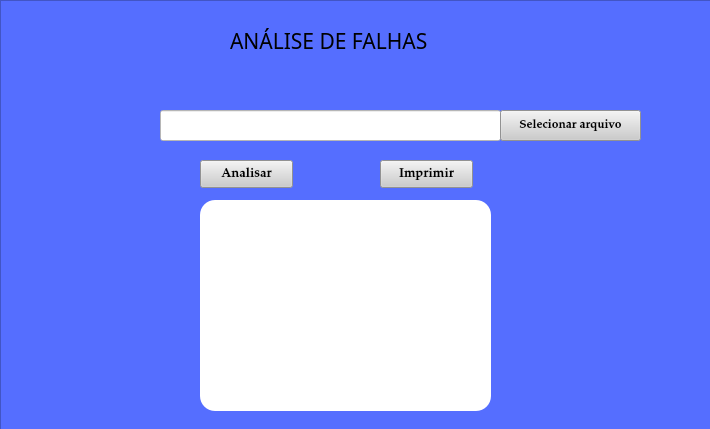
<?xml version="1.0" encoding="UTF-8"?>
<ui version="4.0">
 <class>MainWindow</class>
 <widget class="QMainWindow" name="MainWindow">
  <property name="geometry">
   <rect>
    <x>0</x>
    <y>0</y>
    <width>710</width>
    <height>429</height>
   </rect>
  </property>
  <property name="windowTitle">
   <string>Bot Falhas</string>
  </property>
  <widget class="QWidget" name="centralwidget">
   <widget class="QFrame" name="frame">
    <property name="geometry">
     <rect>
      <x>0</x>
      <y>0</y>
      <width>711</width>
      <height>431</height>
     </rect>
    </property>
    <property name="styleSheet">
     <string notr="true">background: rgb(85, 110, 255);
</string>
    </property>
    <property name="frameShape">
     <enum>QFrame::StyledPanel</enum>
    </property>
    <property name="frameShadow">
     <enum>QFrame::Raised</enum>
    </property>
    <widget class="QLabel" name="titulo">
     <property name="geometry">
      <rect>
       <x>230</x>
       <y>10</y>
       <width>241</width>
       <height>61</height>
      </rect>
     </property>
     <property name="font">
      <font>
       <family>Segoe UI Variable Display</family>
       <pointsize>16</pointsize>
      </font>
     </property>
     <property name="styleSheet">
      <string notr="true"/>
     </property>
     <property name="text">
      <string>ANÁLISE DE FALHAS</string>
     </property>
    </widget>
    <widget class="QLabel" name="foto_robo">
     <property name="geometry">
      <rect>
       <x>30</x>
       <y>60</y>
       <width>91</width>
       <height>101</height>
      </rect>
     </property>
     <property name="text">
      <string/>
     </property>
     <property name="pixmap">
      <pixmap>img/imagem-robo.png</pixmap>
     </property>
    </widget>
    <widget class="QLineEdit" name="arquivo_input">
     <property name="geometry">
      <rect>
       <x>160</x>
       <y>110</y>
       <width>341</width>
       <height>31</height>
      </rect>
     </property>
     <property name="styleSheet">
      <string notr="true">background:rgb(255, 255, 255);</string>
     </property>
     <property name="readOnly">
      <bool>true</bool>
     </property>
    </widget>
    <widget class="QPushButton" name="btn_selecionar">
     <property name="geometry">
      <rect>
       <x>500</x>
       <y>110</y>
       <width>141</width>
       <height>31</height>
      </rect>
     </property>
     <property name="font">
      <font>
       <family>Palatino Linotype</family>
       <pointsize>9</pointsize>
       <weight>75</weight>
       <bold>true</bold>
      </font>
     </property>
     <property name="styleSheet">
      <string notr="true">background: #ccc;</string>
     </property>
     <property name="text">
      <string>Selecionar arquivo</string>
     </property>
    </widget>
    <widget class="QPushButton" name="btn_analisar">
     <property name="geometry">
      <rect>
       <x>200</x>
       <y>160</y>
       <width>93</width>
       <height>28</height>
      </rect>
     </property>
     <property name="font">
      <font>
       <family>Palatino Linotype</family>
       <pointsize>10</pointsize>
       <weight>75</weight>
       <bold>true</bold>
      </font>
     </property>
     <property name="styleSheet">
      <string notr="true">background: #ccc;
</string>
     </property>
     <property name="text">
      <string>Analisar</string>
     </property>
    </widget>
    <widget class="QTableWidget" name="tabela_resumo">
     <property name="geometry">
      <rect>
       <x>200</x>
       <y>200</y>
       <width>291</width>
       <height>211</height>
      </rect>
     </property>
     <property name="styleSheet">
      <string notr="true">background: white;
border-radius: 15px;</string>
     </property>
    </widget>
    <widget class="QPushButton" name="btn_imprimir">
     <property name="geometry">
      <rect>
       <x>380</x>
       <y>160</y>
       <width>93</width>
       <height>28</height>
      </rect>
     </property>
     <property name="font">
      <font>
       <family>Palatino Linotype</family>
       <pointsize>10</pointsize>
       <weight>75</weight>
       <bold>true</bold>
      </font>
     </property>
     <property name="styleSheet">
      <string notr="true">background: #ccc;</string>
     </property>
     <property name="text">
      <string>Imprimir</string>
     </property>
    </widget>
   </widget>
  </widget>
 </widget>
 <resources/>
 <connections/>
</ui>
